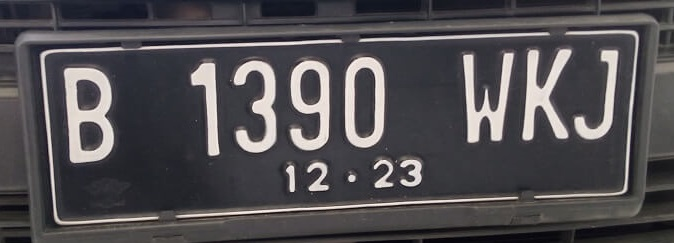
#> input picture Latihan2/plat nomor kendaraan.jpg, 674 x 243 px, found by its file name
$ python Soal8.py   (older library calls are emulated)
#> lines starting #> are read from the running program, lines starting #| are printed output that depends on the picture
# 5220411117
# Wasthutatya
# Soal 7
# Melakukan Sharpening
import cv2
import numpy as np
citra = cv2.imread("Latihan2/plat nomor kendaraan.jpg")
#> citra is the input picture: shape (243, 674, 3); mean B, G, R 80.9, 77.8, 80.4

gray = cv2.cvtColor(citra,cv2.COLOR_RGB2GRAY)
# image
(h, w) = citra.shape[:2]
#> h = 243; w = 674
(cX, cY) = (w // 2, h // 2)
#> cX = 337; cY = 121
M = cv2.getRotationMatrix2D((cX, cY), -5, 1.0)
rotated = cv2.warpAffine(gray, M, (w, h))

kernel_sharpening = np.array([[0,-1,0],
                             [-1,5,-1],
                             [0,-1,0]])

sharpen = cv2.filter2D(rotated, -1, kernel_sharpening)
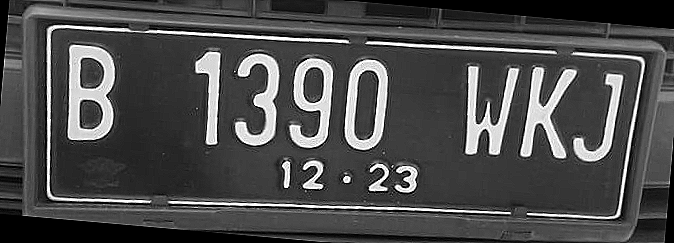
#> sharpen: shape (243, 674); min 0, max 255, mean 76.1

# Soal 8 mulai
def sobel_edge_detector(img):
    grad_x = cv2.Sobel(img, cv2.CV_64F, 1, 0, ksize=3)
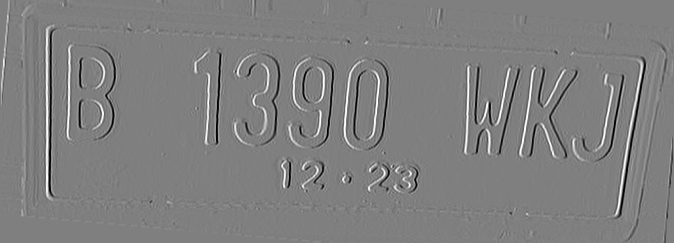
#> grad_x: shape (243, 674) float64; min -1020, max 1020, mean 0.2; drawn with min black and max white
    grad_y = cv2.Sobel(img, cv2.CV_64F, 0, 1, ksize=3)
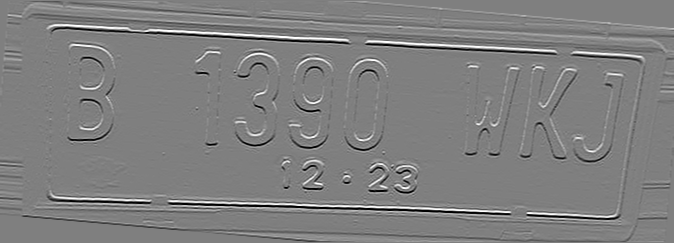
#> grad_y: shape (243, 674) float64; min -1020, max 1020, mean 0; drawn with min black and max white
    grad = np.sqrt(grad_x**2 + grad_y**2)
    grad_norm = (grad * 255 / grad.max()).astype(np.uint8)
    return grad_norm

def prewit_edge_detector(img):
    kernelx = np.array([[1,1,1],[0,0,0],[-1,-1,-1]])
    kernely = np.array([[-1,0,1],[-1,0,1],[-1,0,1]])
    prewittx = cv2.filter2D(img,-1,kernelx)
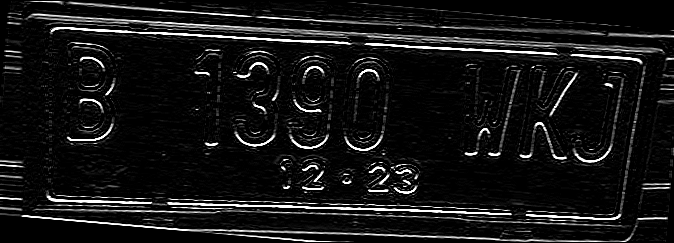
#> prewittx: shape (243, 674); min 0, max 255, mean 21.4
    prewitty = cv2.filter2D(img,-1,kernely)
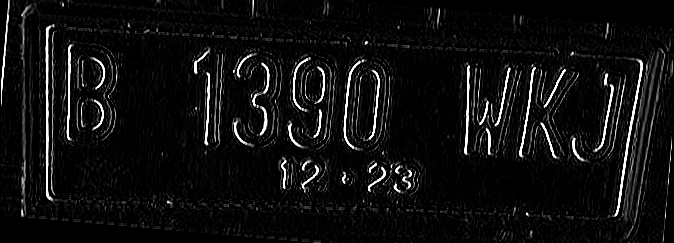
#> prewitty: shape (243, 674); min 0, max 255, mean 15.4
    grad = prewittx + prewitty
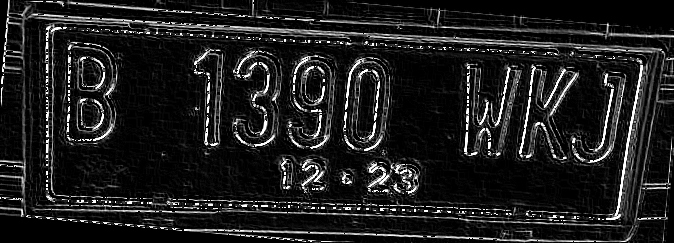
#> grad: shape (243, 674); min 0, max 255, mean 30.3
    img_prewitt_uint8 = cv2.convertScaleAbs(grad)
    return img_prewitt_uint8

sobel = sobel_edge_detector(sharpen)
prewit = prewit_edge_detector(sharpen)
canny = cv2.Canny(sharpen, 100, 200, 3, L2gradient=True)
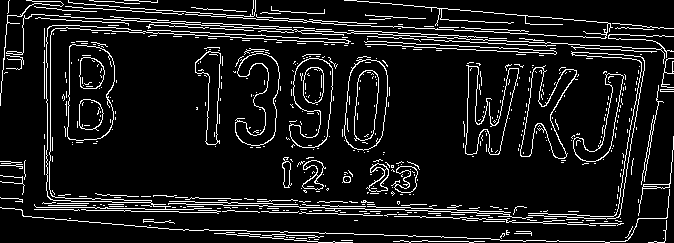
#> canny: shape (243, 674); 9.9% white in thin lines or dots
cv2.imshow("Plat - Rotate", sharpen)
cv2.imshow("Plat - sobel", sobel)
cv2.imshow("Plat - prewit", prewit)
cv2.imshow("Plat - canny", canny)
cv2.waitKey()

# Penjelasan
# Proses dari Sharpening digunakan untuk mempertajam gambar.
# Proses ini mengakibatkan memperjelas noisy gambar.

# Sobel = Hasil deteksi tepi jelas baik didalam plat maupun diluar. namun perlu diperhatikan untuk diluar plat
#
#
# Prewitt = Hasil lebih terlihat di bagian dalam plat, diluar plat juga makin kelihatan.
#           Deteksi tepi yang dihasilkan memiliki banyak noisy atau garis putus-putus.
#
# Canny = Hasil bagian dalam plat masih sama terlihat jelas, begitu juga diluar plat makin terlihat.
#

# Kesimpulan dari membandingan dengan hasil no 4 dan 6 tepi di luar plat lebih terlihat.
# Hasil tersebut kurang bagus karena diluar plat malah terlihat lebih jelas.
# sedangkan ingin melihat angka dan huruf saja.
# Soal 8 selesai
